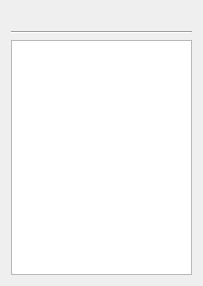
<?xml version="1.0" encoding="UTF-8"?>
<ui version="4.0">
 <class>LineListWidget</class>
 <widget class="QWidget" name="LineListWidget">
  <property name="geometry">
   <rect>
    <x>0</x>
    <y>0</y>
    <width>203</width>
    <height>286</height>
   </rect>
  </property>
  <property name="sizePolicy">
   <sizepolicy hsizetype="Minimum" vsizetype="Minimum">
    <horstretch>0</horstretch>
    <verstretch>0</verstretch>
   </sizepolicy>
  </property>
  <property name="minimumSize">
   <size>
    <width>203</width>
    <height>0</height>
   </size>
  </property>
  <property name="maximumSize">
   <size>
    <width>250</width>
    <height>16777215</height>
   </size>
  </property>
  <property name="windowTitle">
   <string>Form</string>
  </property>
  <layout class="QGridLayout" name="gridLayout">
   <item row="2" column="0" colspan="2">
    <widget class="QListWidget" name="lineListWidget"/>
   </item>
   <item row="0" column="0">
    <widget class="QLabel" name="lineListLabel">
     <property name="text">
      <string/>
     </property>
    </widget>
   </item>
   <item row="1" column="0" colspan="2">
    <widget class="Line" name="line">
     <property name="orientation">
      <enum>Qt::Horizontal</enum>
     </property>
    </widget>
   </item>
  </layout>
 </widget>
 <resources/>
 <connections/>
</ui>
